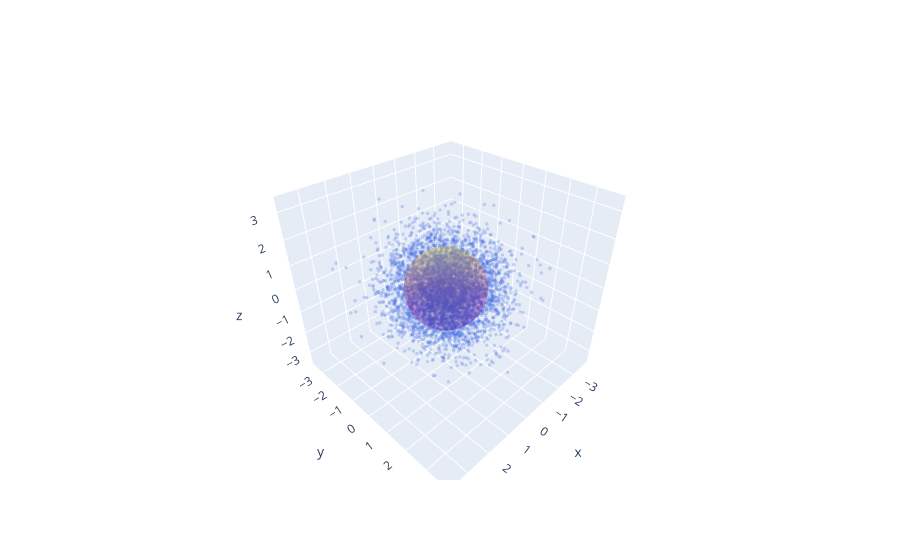

Notebook cell for this chart:
### Code cell
fig = go.Figure(data=[scatter, surface])
fig.show()

### Figure 1 — Plotly figure (JSON) as saved in the notebook; plotly's stock layout.template omitted (floating-point values rounded to 4 significant figures; data arrays with more than 128 entries replaced by an {"elided": "..."} marker saying what was removed)
{"data": [{"marker": {"color": "royalblue", "opacity": 0.25, "size": 2}, "mode": "markers", "name": "Particles", "type": "scatter3d", "x": {"elided": "5000 float values"}, "y": {"elided": "5000 float values"}, "z": {"elided": "5000 float values"}}, {"name": "Shell", "opacity": 0.2, "showscale": false, "type": "surface", "x": {"elided": "50x50 float values"}, "y": {"elided": "50x50 float values"}, "z": {"elided": "50x50 float values"}}], "layout": {}}
